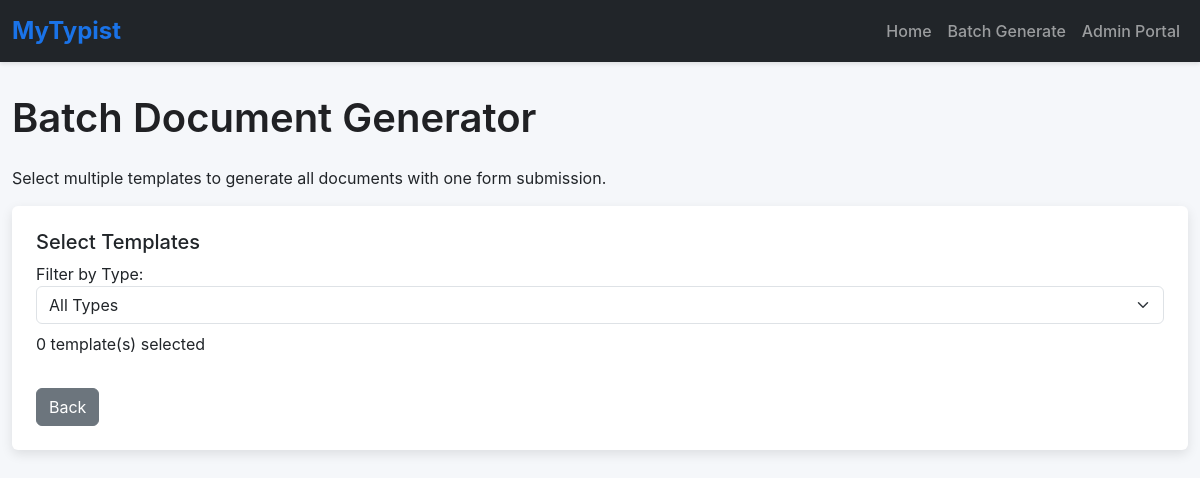
Page /batch on the earlier database version.
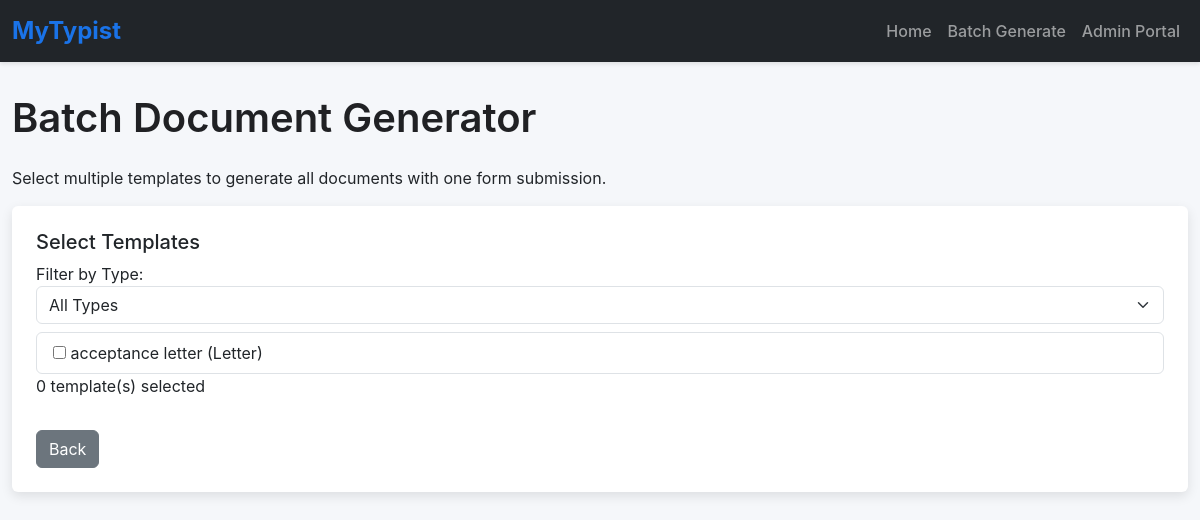
Same page on the later database version.
### app.py (models this page shows)
class Template(db.Model):
    __tablename__ = 'template'
    id = db.Column(db.Integer, primary_key=True)
    name = db.Column(db.String(100), nullable=False)
    type = db.Column(db.String(50), nullable=False)
    file_path = db.Column(db.String(200), nullable=False)
    description = db.Column(db.Text)
    font_family = db.Column(db.String(50), default='Times New Roman')
    font_size = db.Column(db.Integer, default=12)
    margin_top = db.Column(db.Float, default=1.0)
    margin_bottom = db.Column(db.Float, default=1.0)
    margin_left = db.Column(db.Float, default=1.0)
    margin_right = db.Column(db.Float, default=1.0)
    default_line_spacing = db.Column(db.Float, default=1.0)
    is_active = db.Column(db.Boolean, default=True)
    created_at = db.Column(db.DateTime, default=lambda: datetime.now(timezone.utc))
    updated_at = db.Column(db.DateTime, default=lambda: datetime.now(timezone.utc),
                          onupdate=lambda: datetime.now(timezone.utc))
    placeholders = db.relationship('Placeholder', back_populates='template',
                                   cascade="all, delete-orphan")
    created_documents = db.relationship('CreatedDocument', back_populates='template',
                                        cascade="all, delete-orphan")

### app.py (the view, shortened to what this page needs)
@app.route('/batch', methods=['GET', 'POST'])
def batch():
    types = [t[0] for t in db.session.query(Template.type).distinct().all()]
    templates = Template.query.filter_by(is_active=True).all()
    return render_template('batch.html', types=types, templates=templates)

### templates/batch.html (shortened to what this page needs)
{% extends 'base.html' %}
{% block content %}
    <h1 class="mb-4">Batch Document Generator</h1>
    <p>Select multiple templates to generate all documents with one form submission.</p>
    <form method="POST" action="/batch" class="card p-4" id="batchForm">
        <div class="mb-3">
            <h5>Select Templates</h5>
            <label>Filter by Type:</label>
            <select id="typeFilter" class="form-select mb-2">
                <option>All Types</option>
            </select>
            <div id="templateList" class="list-group">
                {% for template in templates %}
                    <div class="list-group-item" data-type="{{ template.type }}">
                        <input type="checkbox" name="template_checkbox" value="{{ template.id }}">
                        {{ template.name }} ({{ template.type|capitalize }})
                    </div>
                {% endfor %}
            </div>
            <p id="selectedCount">0 template(s) selected</p>
        </div>
        <div class="d-flex justify-content-between">
            <a href="/" class="btn btn-secondary">Back</a>
        </div>
    </form>
{% endblock %}

Differences in the rows shown:
added Template: name "acceptance letter", type "Letter"
